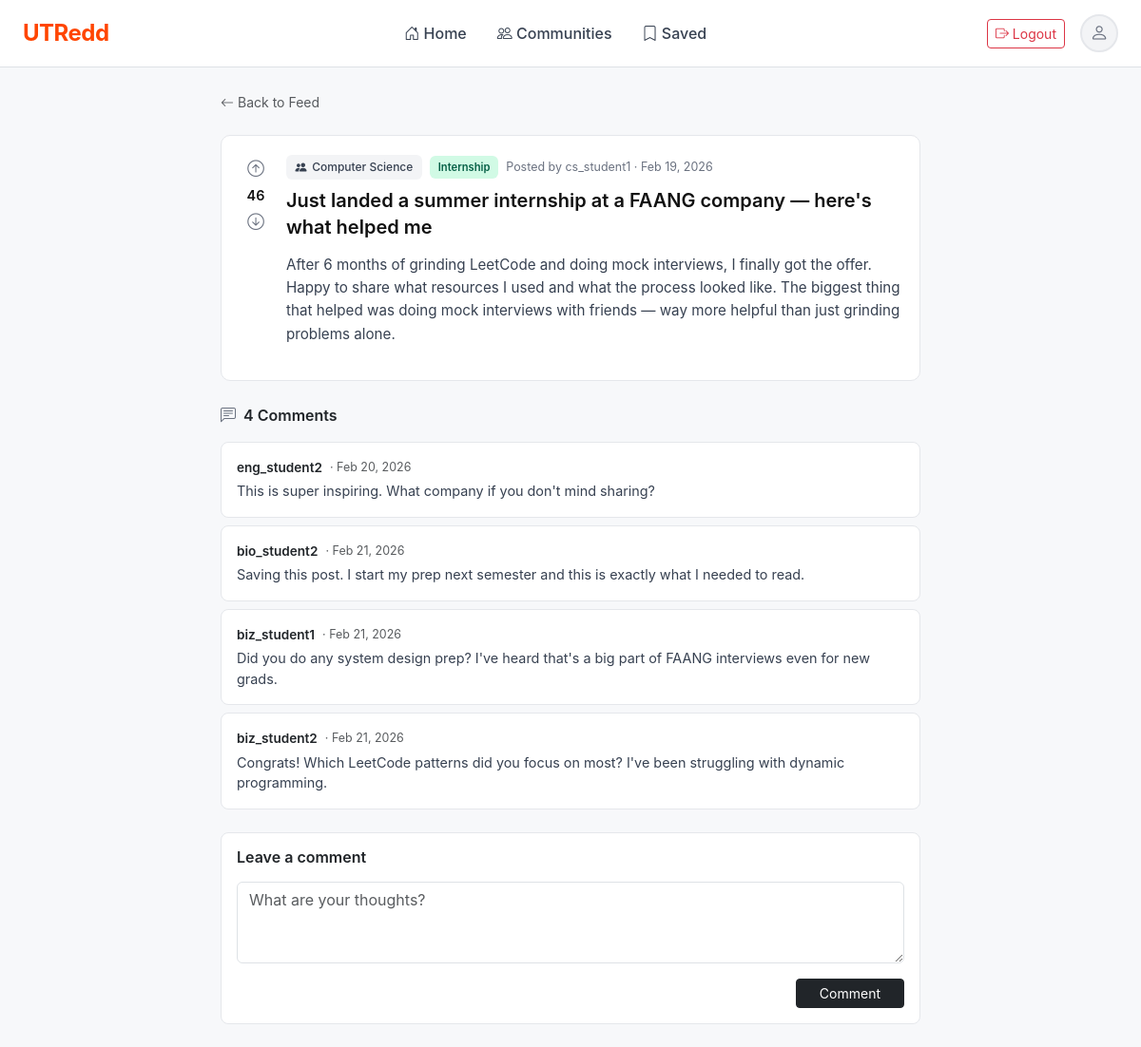
The app's page /post/2/ (signed in) with its own data.
### socialAppApp/models.py (models this page shows, shortened)
class Post(models.Model):
    CATEGORY_CHOICES = [
        ('internship', 'Internship'),
        ('event',      'Event'),
        ('rating',     'Prof Rating'),
        ('question',   'Question'),
        ('general',    'General'),
    ]
    title      = models.CharField(max_length=300)
    body       = models.TextField()
    author     = models.ForeignKey(User,      on_delete=models.CASCADE, related_name='posts')
    community  = models.ForeignKey(Community, on_delete=models.CASCADE, related_name='posts')
    category   = models.CharField(max_length=20, choices=CATEGORY_CHOICES)
    votes      = models.IntegerField(default=0)
    created_at = models.DateTimeField(auto_now_add=True)
    edited_at  = models.DateTimeField(null=True, blank=True)
    class Meta:
        ordering = ['-created_at']

class Community(models.Model):
    name = models.CharField(max_length=100)
    key  = models.SlugField(unique=True)
    class Meta:
        verbose_name_plural = 'communities'
        ordering = ['name']

class Comment(models.Model):
    body       = models.TextField()
    author     = models.ForeignKey(User, on_delete=models.CASCADE, related_name='comments')
    post       = models.ForeignKey(Post, on_delete=models.CASCADE, related_name='comments')
    created_at = models.DateTimeField(auto_now_add=True)
    class Meta:
        ordering = ['created_at']

### socialAppApp/views.py (the view)
# urls.py: path('post/<int:post_id>/', views.post_detail, name='post_detail'),
@ensure_csrf_cookie
@login_required(login_url='login')
def post_detail(request, post_id):
    post = get_object_or_404(Post, pk=post_id)
    comments = post.comments.select_related('author').order_by('created_at')
    return render(request, 'socialAppApp/post_detail.html', {
        'post':     post,
        'comments': comments,
    })

### socialAppApp/templates/socialAppApp/post_detail.html (shortened to what this page needs)
{% load static %}
<!DOCTYPE html>
<html lang="en">
<head>
    <link href="https://cdn.jsdelivr.net/npm/bootstrap@5.3.2/dist/css/bootstrap.min.css" rel="stylesheet">
    <link rel="stylesheet" href="https://cdn.jsdelivr.net/npm/bootstrap-icons@1.11.2/font/bootstrap-icons.css">
    <link rel="stylesheet" href="{% static 'socialAppApp/styles.css' %}">
</head>
<body>
    <nav class="navbar navbar-expand-lg bg-white border-bottom sticky-top">
        <div class="container-fluid px-4">
            <a class="navbar-brand fw-bold brand-text" href="{% url 'homepage' %}">UTRedd</a>
            <div class="collapse navbar-collapse" id="mainNav">
                <ul class="navbar-nav mx-auto mb-2 mb-lg-0">
                    <li class="nav-item">
                        <a class="nav-link" href="{% url 'homepage' %}"><i class="bi bi-house-door"></i> Home</a>
                    </li>
                    <li class="nav-item">
                        <a class="nav-link" href="{% url 'communities' %}"><i class="bi bi-people"></i> Communities</a>
                    </li>
                    <li class="nav-item">
                        <a class="nav-link" href="{% url 'saved_posts' %}"><i class="bi bi-bookmark"></i> Saved</a>
                    </li>
                </ul>
                <div class="d-flex align-items-center gap-3">
                    <form method="post" action="{% url 'logout' %}" style="display:inline;">
                        <button type="submit" class="btn btn-outline-danger btn-sm">
                            <i class="bi bi-box-arrow-right"></i> Logout
                        </button>
                    </form>
                    <a href="{% url 'profile' %}" class="profile-link d-flex align-items-center justify-content-center"
                       style="width:40px;height:40px;border-radius:50%;border:2px solid #e5e7eb;background:#f3f4f6;">
                        <i class="bi bi-person" style="font-size:1.2rem;color:#6b7280;"></i>
                    </a>
                </div>
            </div>
        </div>
    </nav>
    <div class="container py-4" style="max-width: 760px;">
        <a href="{% url 'homepage' %}" class="d-inline-flex align-items-center gap-1 text-muted mb-4 text-decoration-none"
           style="font-size:0.875rem;">
            <i class="bi bi-arrow-left"></i> Back to Feed
        </a>
        <div class="post-card mb-4">
            <div class="vote-col">
                <button class="vote-btn upvote"><i class="bi bi-arrow-up-circle"></i></button>
                <span class="vote-count">{{ post.votes }}</span>
                <button class="vote-btn downvote"><i class="bi bi-arrow-down-circle"></i></button>
            </div>
            <div class="post-content">
                <div class="post-meta">
                    <span class="community-badge">
                        <i class="bi bi-people-fill"></i> {{ post.community.name }}
                    </span>
                    <span class="category-badge cat-{{ post.category }}">{{ post.get_category_display }}</span>
                    <span class="post-author">Posted by {{ post.author.username }} · {{ post.created_at|date:"M d, Y" }}{% if post.edited_at %} · <em>edited</em>{% endif %}</span>
                </div>
                <div class="d-flex align-items-start justify-content-between gap-2">
                    <div class="post-title" style="font-size:1.25rem;">{{ post.title }}</div>
                </div>
                <p class="mt-2" style="font-size:0.95rem;color:#374151;line-height:1.6;">{{ post.body }}</p>
            </div>
        </div>
        <div class="mb-3 d-flex align-items-center gap-2">
            <i class="bi bi-chat-left-text" style="color:#6b7280;"></i>
            <span class="fw-semibold">{{ comments.count }} Comment{{ comments.count|pluralize }}</span>
        </div>
        {% for comment in comments %}
            <div class="bg-white border rounded-3 p-3 mb-2" id="comment-{{ comment.pk }}" style="border-color:#e5e7eb !important;">
                <div class="d-flex align-items-center gap-2 mb-1">
                    <span class="fw-semibold" style="font-size:0.85rem;">{{ comment.author.username }}</span>
                    <span class="text-muted" style="font-size:0.78rem;">· {{ comment.created_at|date:"M d, Y" }}</span>
                </div>
                <p class="mb-0" style="font-size:0.9rem;color:#374151;">{{ comment.body }}</p>
            </div>
        {% empty %}
            <p class="text-muted" style="font-size:0.9rem;">No comments yet. Be the first!</p>
        {% endfor %}
        <div class="bg-white border rounded-3 p-3 mt-4" style="border-color:#e5e7eb !important;">
            <h6 class="fw-semibold mb-3">Leave a comment</h6>
            <form method="POST" action="{% url 'add_comment' post.pk %}">
                <div class="mb-3">
                    <textarea name="body" class="form-control" rows="3"
                              placeholder="What are your thoughts?" required></textarea>
                </div>
                <div class="d-flex justify-content-end">
                    <button type="submit" class="btn btn-dark btn-sm px-4">Comment</button>
                </div>
            </form>
        </div>
    </div>
</body>
</html>

### socialAppApp/static/socialAppApp/styles.css (style rules this page uses)
:root { --utredd-orange: #ff4500; --utredd-orange-dark: #e03d00; --bg-light: #f7f8fa; --border-light: #e5e7eb; --text-muted-custom: #6b7280; }
body { background-color: var(--bg-light); font-family: -apple-system, BlinkMacSystemFont, "Segoe UI", Roboto, "Helvetica Neue", Arial, sans-serif; }
.navbar { padding-top: 0.75rem; padding-bottom: 0.75rem; }
.brand-text { color: var(--utredd-orange) !important; font-size: 1.5rem; letter-spacing: -0.5px; }
.navbar .nav-link { color: #374151 !important; font-weight: 500; padding: 0.5rem 1rem !important; }
.post-card { background-color: #fff; border: 1px solid var(--border-light); border-radius: 10px; padding: 1.25rem; margin-bottom: 1rem; display: flex; gap: 1rem; transition: border-color 0.2s, box-shadow 0.2s; }
.vote-col { display: flex; flex-direction: column; align-items: center; min-width: 32px; color: var(--text-muted-custom); }
.vote-btn { background: none; border: none; color: var(--text-muted-custom); padding: 2px; font-size: 1.1rem; cursor: pointer; transition: color 0.15s; }
.vote-count { font-weight: 600; font-size: 0.9rem; color: #111; margin: 2px 0; }
.post-content { flex: 1; min-width: 0; }
.post-meta { display: flex; align-items: center; gap: 0.5rem; margin-bottom: 0.5rem; flex-wrap: wrap; }
.community-badge { background-color: #f3f4f6; color: #374151; font-size: 0.75rem; font-weight: 500; padding: 0.25rem 0.6rem; border-radius: 6px; display: inline-flex; align-items: center; gap: 0.35rem; }
.category-badge { font-size: 0.7rem; font-weight: 600; padding: 0.2rem 0.55rem; border-radius: 6px; }
.cat-internship { background-color: #d1fae5; color: #065f46; }
.post-author { font-size: 0.78rem; color: var(--text-muted-custom); }
.post-title { font-size: 1rem; font-weight: 600; color: #111; margin-bottom: 0.35rem; line-height: 1.4; }

### records on screen
Post: votes "46", community.name "Computer Science", category "Internship", author.username "cs_student1", created_at "Feb 19, 2026", title "Just landed a summer internship at a FAANG company — here's what helped me", body "After 6 months of grinding LeetCode and doing mock interviews, I finally got the offer. Happy to share what resources I used and what the process looked like. The biggest thing that helped was doing mock interviews with friends — way more helpful than just grinding problems alone."
Comment: author.username "eng_student2", created_at "Feb 20, 2026", body "This is super inspiring. What company if you don't mind sharing?"
Comment: author.username "bio_student2", created_at "Feb 21, 2026", body "Saving this post. I start my prep next semester and this is exactly what I needed to read."
Comment: author.username "biz_student1", created_at "Feb 21, 2026", body "Did you do any system design prep? I've heard that's a big part of FAANG interviews even for new grads."
Comment: author.username "biz_student2", created_at "Feb 21, 2026", body "Congrats! Which LeetCode patterns did you focus on most? I've been struggling with dynamic programming."

### other values on screen
{{ comments.count }} "4"
